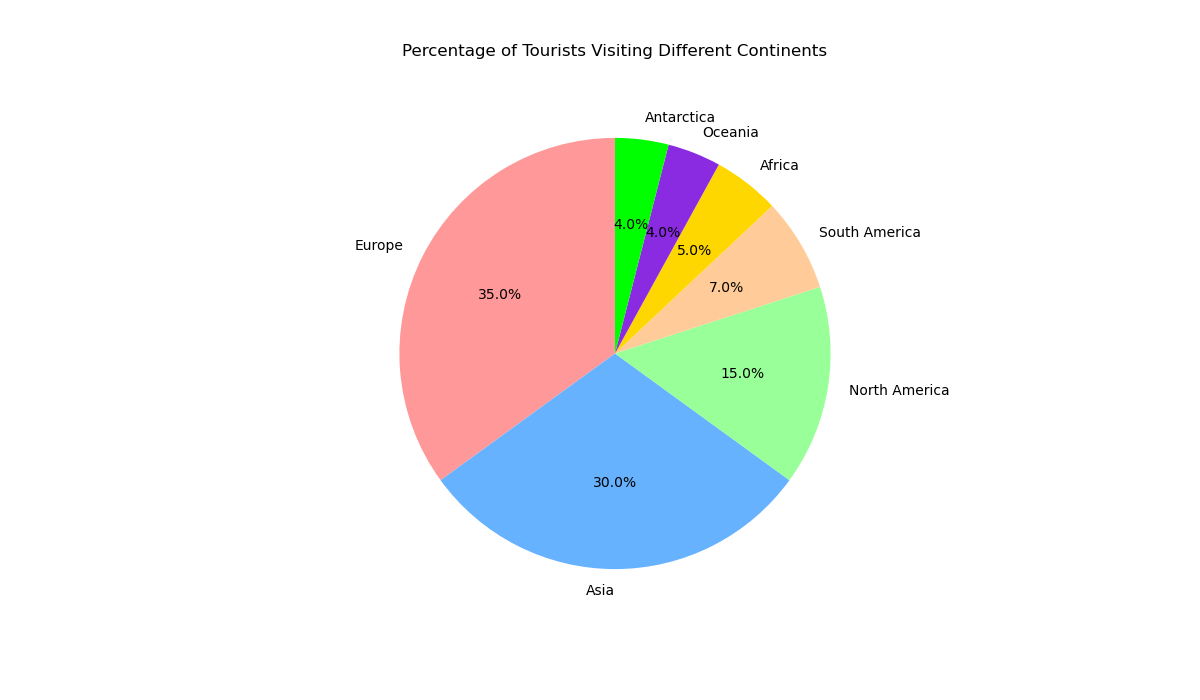

Python code for this plot:

import matplotlib.pyplot as plt

# Data setup
continents = ['Europe', 'Asia', 'North America', 'South America', 'Africa', 'Oceania', 'Antarctica']
tourists_percentage = [35, 30, 15, 7, 5, 4, 4]
colors = ['#FF9999', '#66B2FF', '#99FF99', '#FFCC99', '#FFD700', '#8A2BE2', '#00FF00']

# Plotting
fig, ax = plt.subplots(figsize=(12, 7))  # width and height of the chart
ax.pie(tourists_percentage, labels=continents, autopct='%1.1f%%', colors=colors, startangle=90)
ax.set_title('Percentage of Tourists Visiting Different Continents', pad=20)

# Show plot
plt.show()
